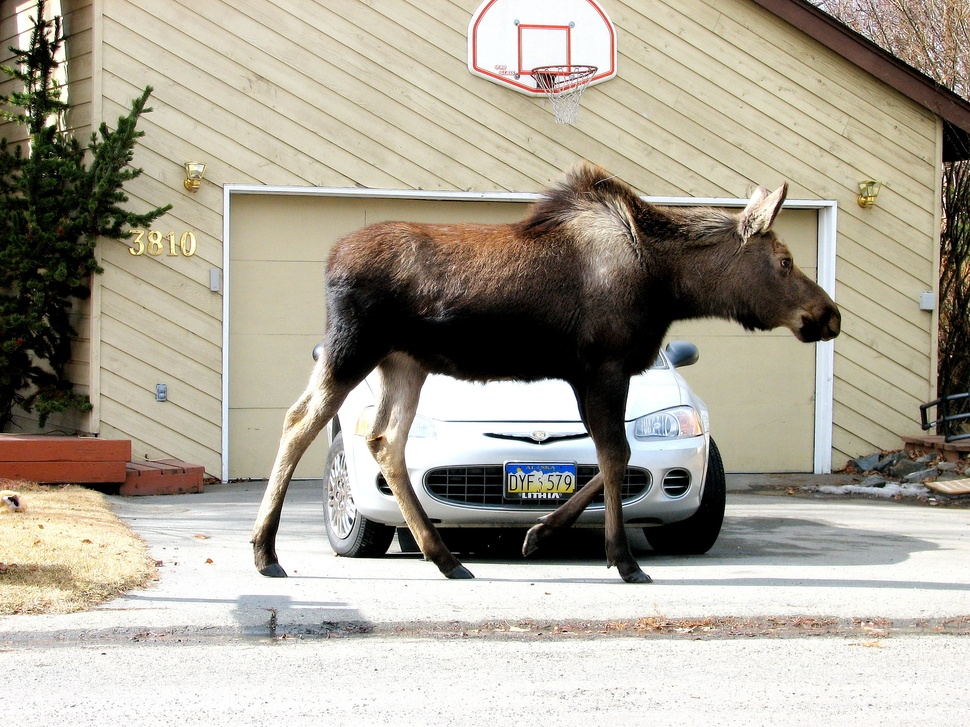
#> input picture animales/am10.jpg, 970 x 727 px, shrunk from 2500 x 1875 before the run, found by its file name; its folder holds only this picture in this run
$ jupyter execute etiqueta_Mike.ipynb
#> lines starting #> are read from the running program, lines starting #| are printed output that depends on the picture
[cell 1]
import cv2
import numpy as np
import matplotlib.pyplot as plt
import os

ruta_carpeta = "../parche/animales"
carpeta_destino = "../Maic"
imagenes = []

for archivo in os.listdir(ruta_carpeta):
    ruta_archivo = os.path.join(ruta_carpeta, archivo)
    if os.path.isfile(ruta_archivo) and archivo.lower().endswith(('.jpg', '.jpeg', '.png')):
        imagenes.append(ruta_archivo)

etiquetas = []

from IPython.display import display, clear_output

for i, ruta_imagen in enumerate(imagenes):
    imagen = cv2.imread(ruta_imagen)
#> imagen is the input picture: shape (727, 970, 3); mean B, G, R 150.2, 163.9, 170.1
    imagen = cv2.cvtColor(imagen, cv2.COLOR_BGR2GRAY)
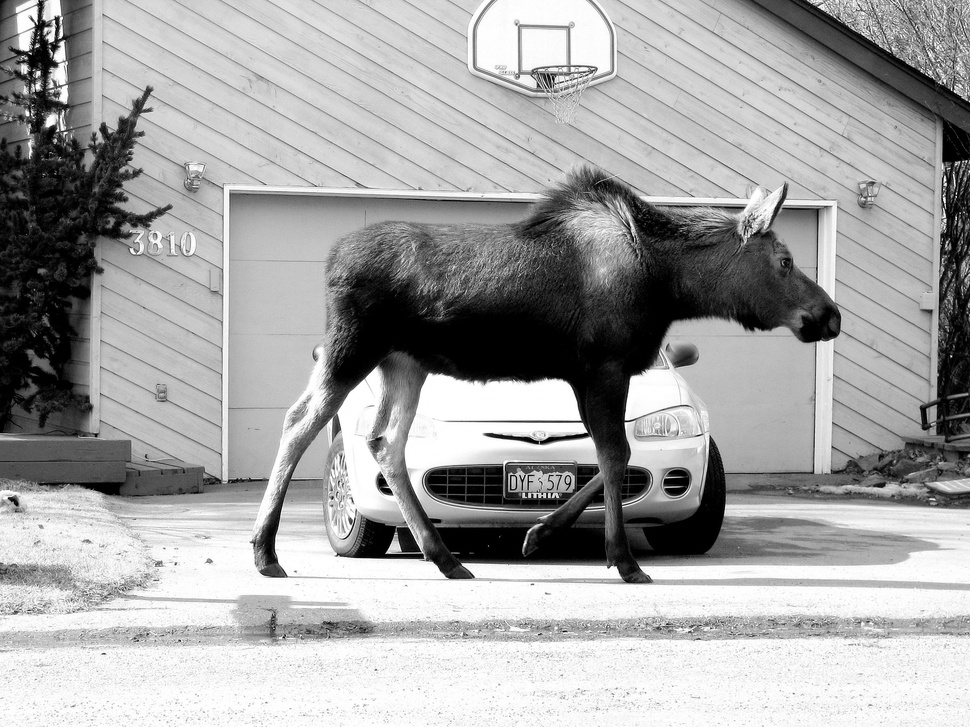
#> imagen: shape (727, 970); min 0, max 255, mean 164.2

    plt.figure()
#> (this line was passed over: IPython is not available in this run)
    plt.imshow(imagen, cmap='gray')
#> (this line was passed over: IPython is not available in this run)
    plt.axis('off')
#> (this line was passed over: IPython is not available in this run)
    display(plt.gcf())
#> (this line was passed over: IPython is not available in this run)

    etiqueta = input("Ingrese la etiqueta para esta imagen (o 'cancelar' para detener): ")
#> the answer given: ../animales/am10.jpg

    if etiqueta.lower() == 'cancelar':
        print("Proceso de etiquetado cancelado por el usuario.")
        break

    etiquetas.append(etiqueta)

    nombre_archivo_destino = 'animal' + str(i) + '_' + etiqueta + '.jpg'
    ruta_archivo_destino = os.path.join(carpeta_destino, nombre_archivo_destino)
    cv2.imwrite(ruta_archivo_destino, cv2.cvtColor(imagen, cv2.COLOR_GRAY2BGR))

    clear_output(wait=True)

print("Etiquetas recogidas: ", etiquetas)


$ run again, on animales/am21.jpg
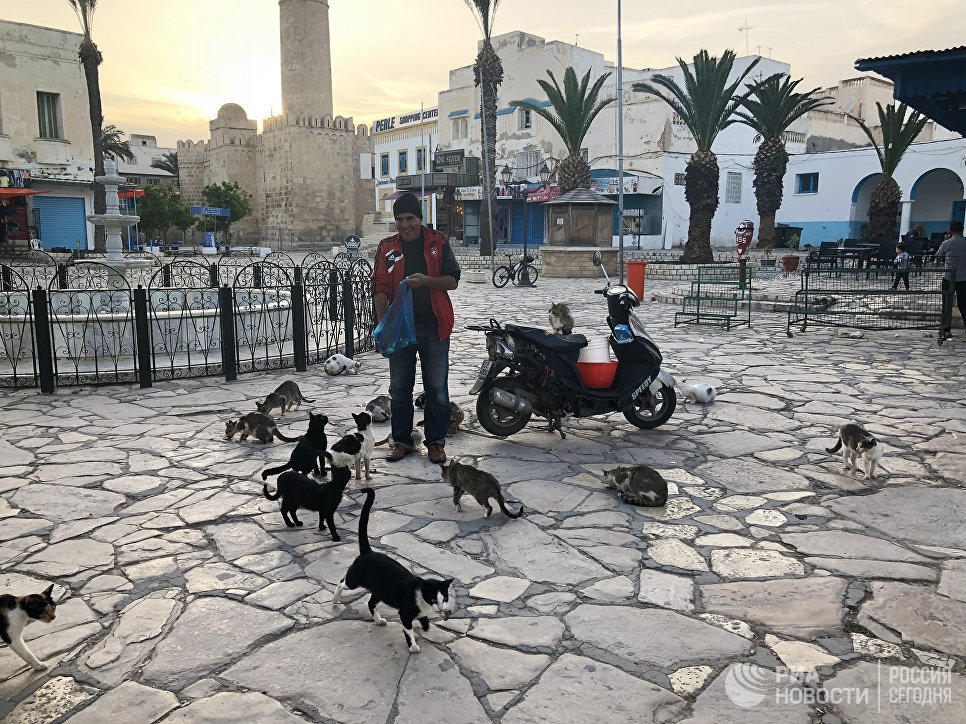
#> input picture animales/am21.jpg, 966 x 724 px, found by its file name
#> imagen is the input picture: shape (724, 966, 3); mean B, G, R 136.1, 139.2, 140.3
#> `imagen = cv2.cvtColor(imagen, cv2.COLOR_BGR2GRAY)`:
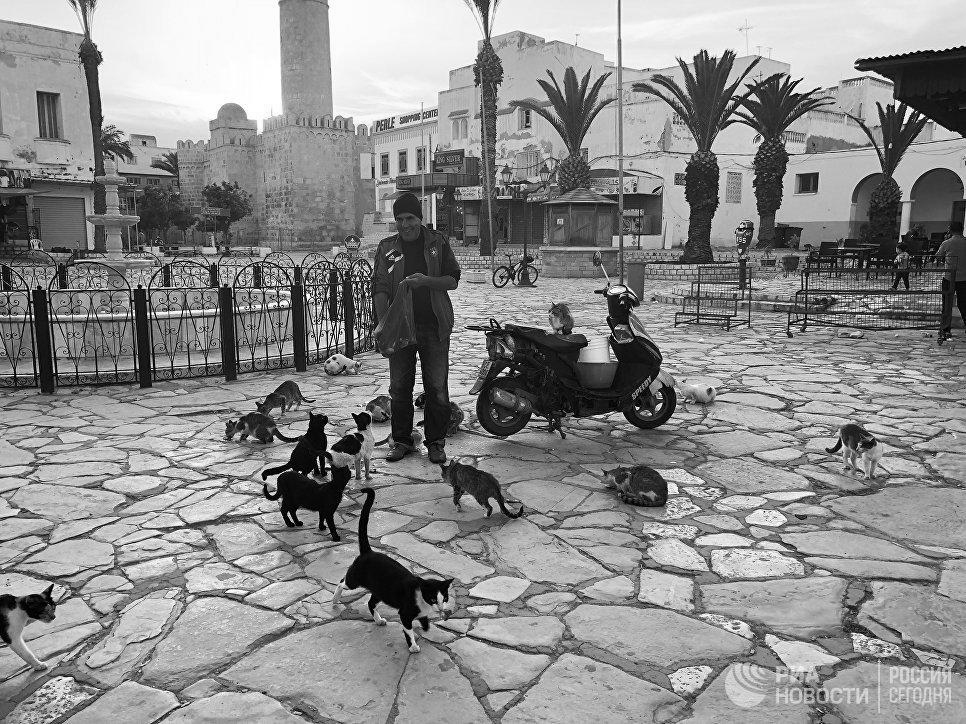
#> imagen: shape (724, 966); min 0, max 255, mean 139.2

$ run again, on animales/am25.jpg
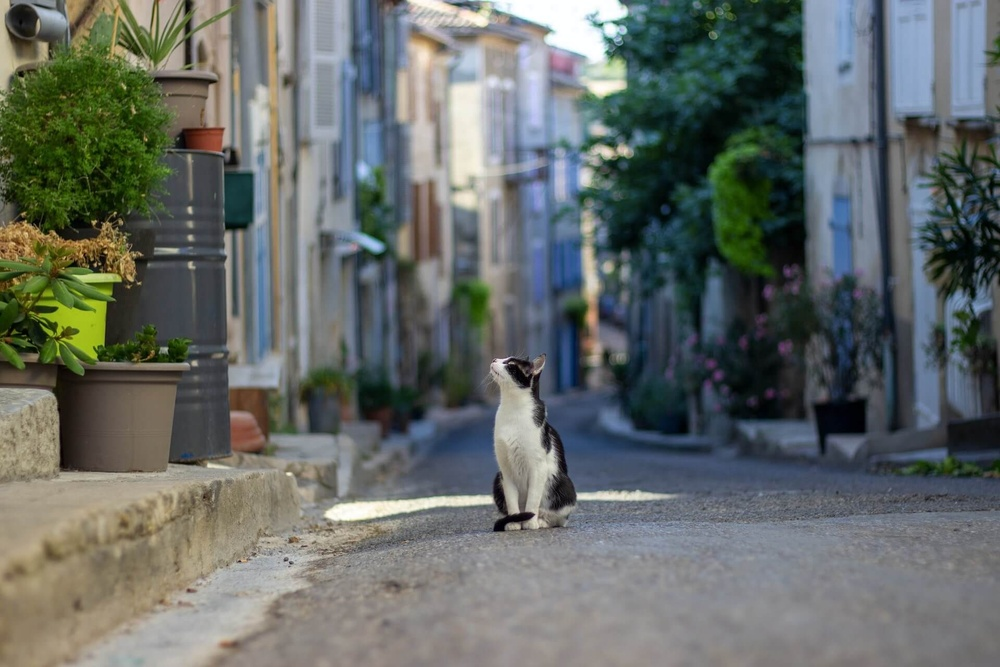
#> input picture animales/am25.jpg, 1000 x 667 px, shrunk from 1920 x 1280 before the run, found by its file name
#> imagen is the input picture: shape (667, 1000, 3); mean B, G, R 103.4, 106.7, 100.8
#> `imagen = cv2.cvtColor(imagen, cv2.COLOR_BGR2GRAY)`:
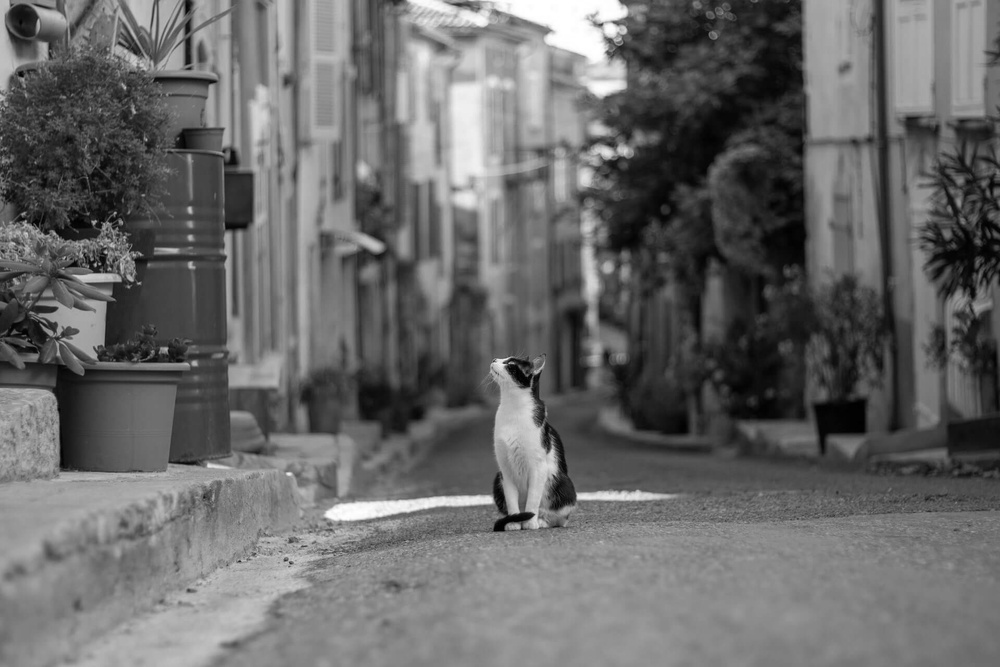
#> imagen: shape (667, 1000); min 0, max 255, mean 104.6

$ run again, on animales/am26.png
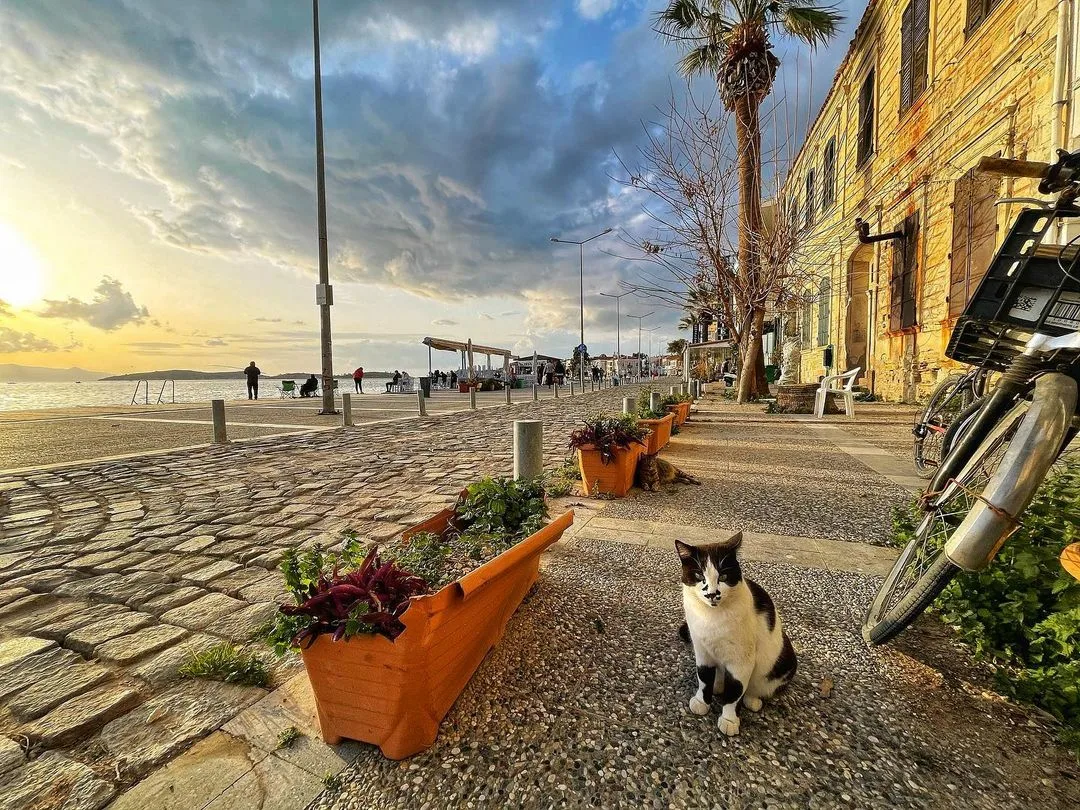
#> input picture animales/am26.png, 1080 x 810 px, found by its file name
#> imagen is the input picture: shape (810, 1080, 3); mean B, G, R 103.8, 127.3, 138.5
#> `imagen = cv2.cvtColor(imagen, cv2.COLOR_BGR2GRAY)`:
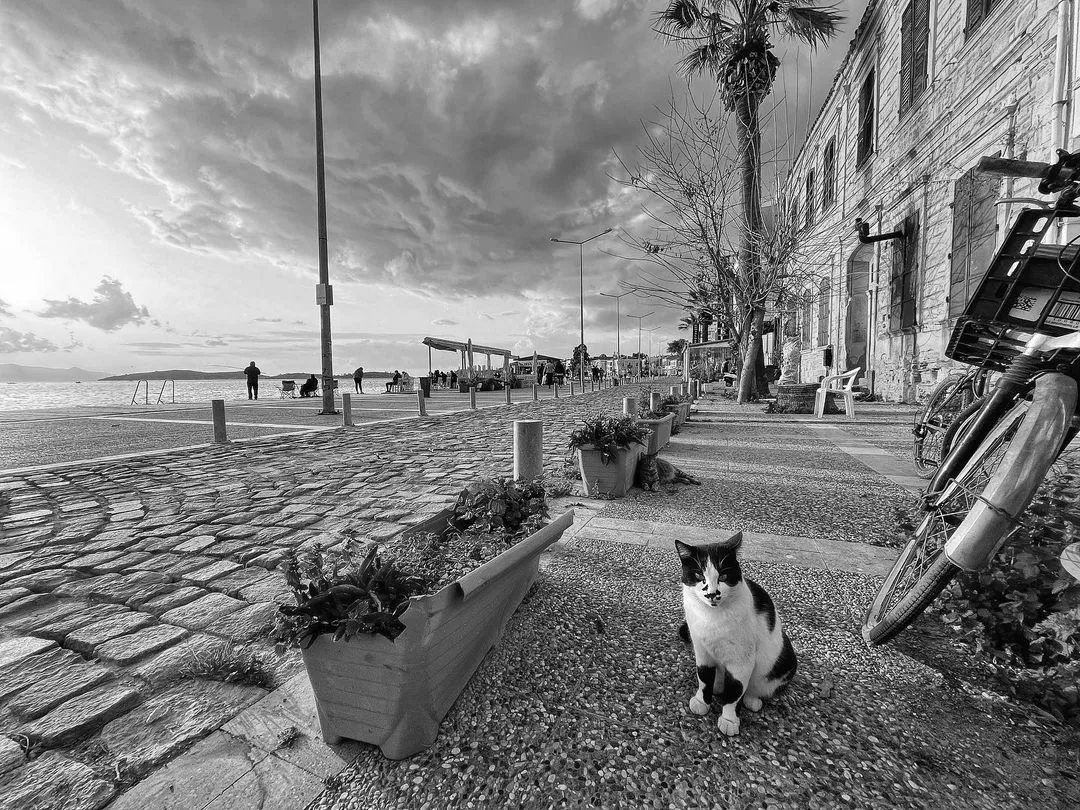
#> imagen: shape (810, 1080); min 0, max 255, mean 128

$ run again, on animales/am16.jpg
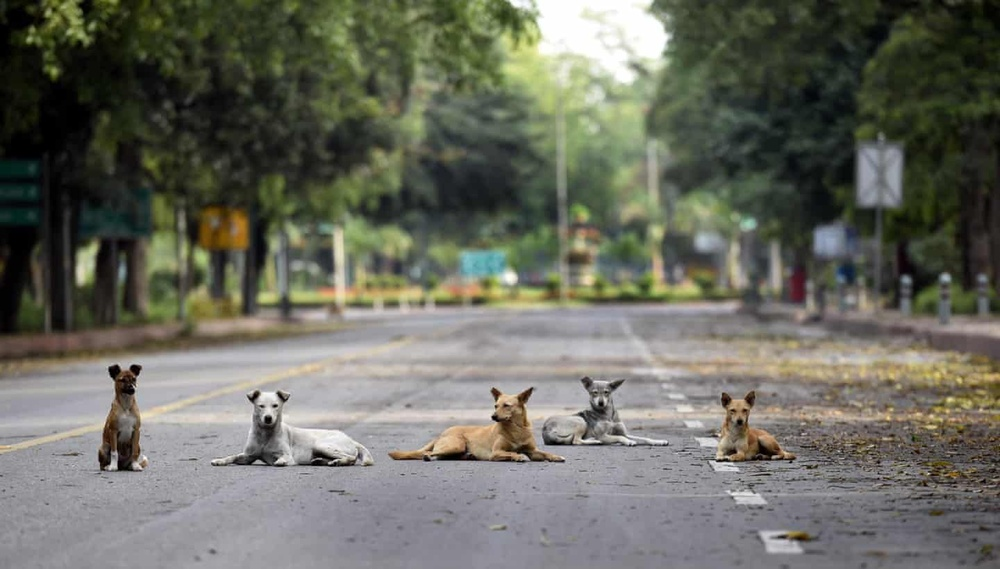
#> input picture animales/am16.jpg, 1000 x 569 px, shrunk from 1440 x 820 before the run, found by its file name
#> imagen is the input picture: shape (569, 1000, 3); mean B, G, R 96.5, 107.2, 106.2
#> `imagen = cv2.cvtColor(imagen, cv2.COLOR_BGR2GRAY)`:
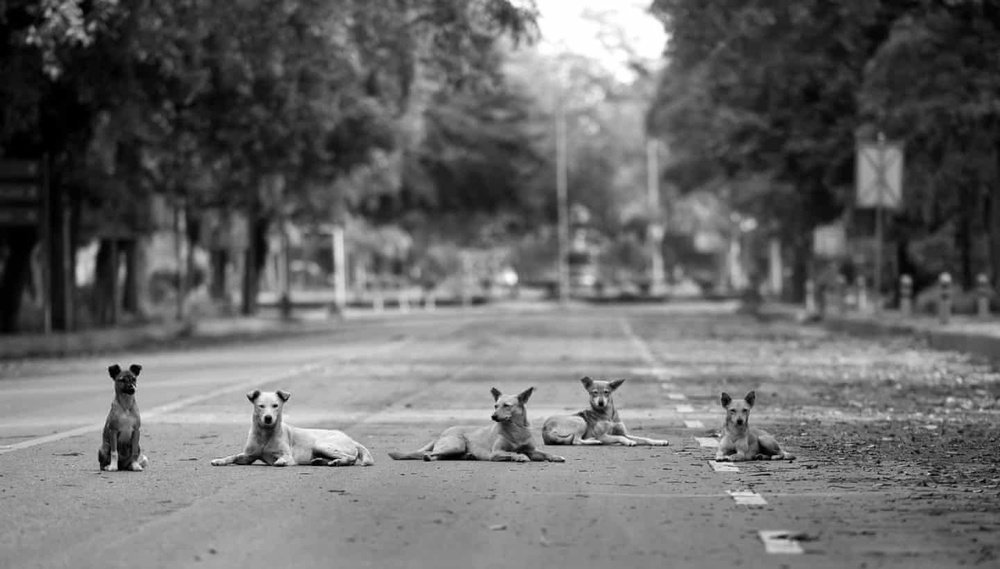
#> imagen: shape (569, 1000); min 0, max 255, mean 105.7
